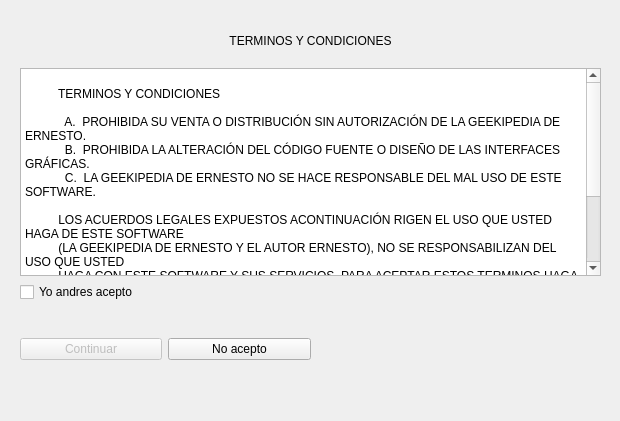
<?xml version="1.0" encoding="UTF-8"?>
<ui version="4.0">
 <class>Terminos_y_condiciones</class>
 <widget class="QDialog" name="Terminos_y_condiciones">
  <property name="geometry">
   <rect>
    <x>0</x>
    <y>0</y>
    <width>620</width>
    <height>421</height>
   </rect>
  </property>
  <property name="minimumSize">
   <size>
    <width>620</width>
    <height>421</height>
   </size>
  </property>
  <property name="maximumSize">
   <size>
    <width>620</width>
    <height>421</height>
   </size>
  </property>
  <property name="windowTitle">
   <string>Terminos y condiciones</string>
  </property>
  <widget class="QWidget" name="verticalLayoutWidget">
   <property name="geometry">
    <rect>
     <x>0</x>
     <y>0</y>
     <width>621</width>
     <height>411</height>
    </rect>
   </property>
   <layout class="QVBoxLayout" name="lay_ver_principal" stretch="1,5,1,2">
    <property name="leftMargin">
     <number>20</number>
    </property>
    <property name="topMargin">
     <number>20</number>
    </property>
    <property name="rightMargin">
     <number>20</number>
    </property>
    <property name="bottomMargin">
     <number>20</number>
    </property>
    <item>
     <widget class="QLabel" name="lbl_terminosYCondiciones">
      <property name="styleSheet">
       <string notr="true">font: 14pt &quot;Arial Rounded MT Bold&quot;;</string>
      </property>
      <property name="text">
       <string>TERMINOS Y CONDICIONES</string>
      </property>
      <property name="alignment">
       <set>Qt::AlignCenter</set>
      </property>
     </widget>
    </item>
    <item>
     <widget class="QPlainTextEdit" name="txt_terminos_y_condiciones">
      <property name="readOnly">
       <bool>true</bool>
      </property>
      <property name="plainText">
       <string>
          TERMINOS Y CONDICIONES

            A.  PROHIBIDA SU VENTA O DISTRIBUCIÓN SIN AUTORIZACIÓN DE LA GEEKIPEDIA DE ERNESTO.
            B.  PROHIBIDA LA ALTERACIÓN DEL CÓDIGO FUENTE O DISEÑO DE LAS INTERFACES GRÁFICAS.
            C.  LA GEEKIPEDIA DE ERNESTO NO SE HACE RESPONSABLE DEL MAL USO DE ESTE SOFTWARE.

          LOS ACUERDOS LEGALES EXPUESTOS ACONTINUACIÓN RIGEN EL USO QUE USTED HAGA DE ESTE SOFTWARE
          (LA GEEKIPEDIA DE ERNESTO Y EL AUTOR ERNESTO), NO SE RESPONSABILIZAN DEL USO QUE USTED
          HAGA CON ESTE SOFTWARE Y SUS SERVICIOS. PARA ACEPTAR ESTOS TERMINOS HAGA CLIC EN (ACEPTO)
          SI USTED NO ACEPTA ESTOS TERMINOS, HAGA CLIC EN (NO ACEPTO) Y NO UTILICE ESTE SOFTWARE.

          PARA MAYOR INFORMACIÓN SOBRE NUESTROS PRODUCTOS O SERVICIOS, POR FAVOR VISITE
          http://www.youtube.com/ernestoperezm</string>
      </property>
     </widget>
    </item>
    <item>
     <widget class="QCheckBox" name="chk_Aceptar">
      <property name="text">
       <string>Yo andres acepto</string>
      </property>
     </widget>
    </item>
    <item>
     <layout class="QHBoxLayout" name="lay_hor_botones" stretch="1,1,2">
      <item>
       <widget class="QPushButton" name="btn_acepto">
        <property name="enabled">
         <bool>false</bool>
        </property>
        <property name="text">
         <string>Continuar</string>
        </property>
       </widget>
      </item>
      <item>
       <widget class="QPushButton" name="btn_noAcepto">
        <property name="text">
         <string>No acepto</string>
        </property>
       </widget>
      </item>
      <item>
       <widget class="QLabel" name="lbl_logo_coca_cola">
        <property name="styleSheet">
         <string notr="true">border-image: url(:/cct2/Coca_cola_logo_rojo.png);</string>
        </property>
        <property name="text">
         <string/>
        </property>
       </widget>
      </item>
     </layout>
    </item>
   </layout>
  </widget>
 </widget>
 <resources>
  <include location="imagenes/Coca_cola_logo_rojo.qrc"/>
 </resources>
 <connections/>
</ui>
